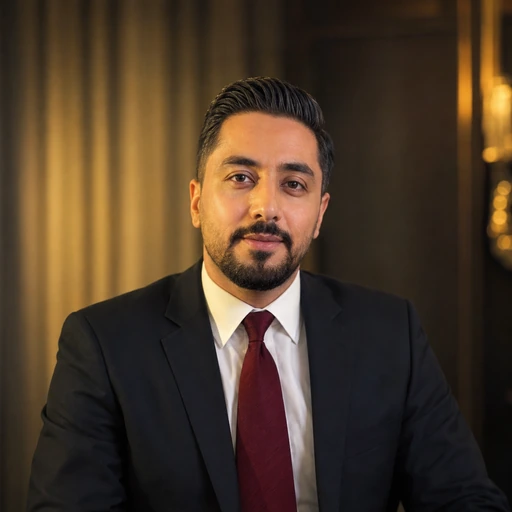
#> input picture assets/source/hero-portrait-source.webp, 512 x 512 px, found by its file name
$ python create-page-background-avatar.py
#> lines starting #> are read from the running program, lines starting #| are printed output that depends on the picture
#> in main, image is the input picture: PIL image 512x512 RGB; mean R, G, B 75.4, 57.6, 40.6
#!/usr/bin/env python3
"""Create the hero portrait with its opaque studio backdrop matched to --bg-primary."""
from collections import deque
from pathlib import Path
from PIL import Image, ImageFilter

SOURCE = Path('assets/source/hero-portrait-source.webp')
OUTPUT = Path('public/avatar-page-background.webp')
SOURCE_BACKGROUND = (15, 23, 43)
PAGE_BACKGROUND = (7, 16, 24)
BACKGROUND_DISTANCE = 16
FEATHER_RADIUS = 1.15
TARGET_SIZE = (512, 512)


def color_distance_squared(pixel):
    return sum((channel - reference) ** 2 for channel, reference in zip(pixel, SOURCE_BACKGROUND))


def is_background(pixel):
    return color_distance_squared(pixel) <= BACKGROUND_DISTANCE ** 2


def background_mask(image):
    width, height = image.size
#> width = 512; height = 512
    pixels = image.load()
    mask = Image.new('L', image.size, 0)
#> mask: PIL image 512x512 L; every value is 0
    mask_pixels = mask.load()
    if pixels is None or mask_pixels is None:
        raise RuntimeError('Could not access portrait pixels while compositing the hero asset')
    visited = bytearray(width * height)
    pending = deque()

    def enqueue(x, y):
        index = y * width + x
        if not visited[index] and is_background(pixels[x, y]):
            visited[index] = 1
            pending.append((x, y))

    for x in range(width):
        enqueue(x, 0)
        enqueue(x, height - 1)
    for y in range(height):
        enqueue(0, y)
        enqueue(width - 1, y)

    while pending:
        x, y = pending.popleft()
        mask_pixels[x, y] = 255
        for nx, ny in ((x - 1, y), (x + 1, y), (x, y - 1), (x, y + 1)):
            if 0 <= nx < width and 0 <= ny < height:
                enqueue(nx, ny)

    return mask.filter(ImageFilter.GaussianBlur(FEATHER_RADIUS))
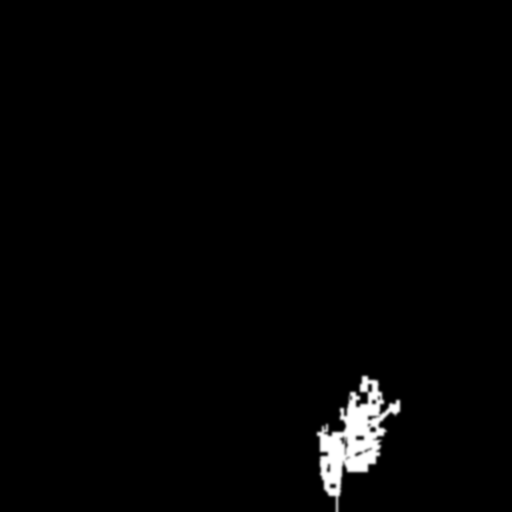
#> returned value: PIL image 512x512 L; min 0, max 255, mean 3.9


def main():
    image = Image.open(SOURCE).convert('RGB')
    mask = background_mask(image)
    page_background = Image.new('RGB', image.size, PAGE_BACKGROUND)
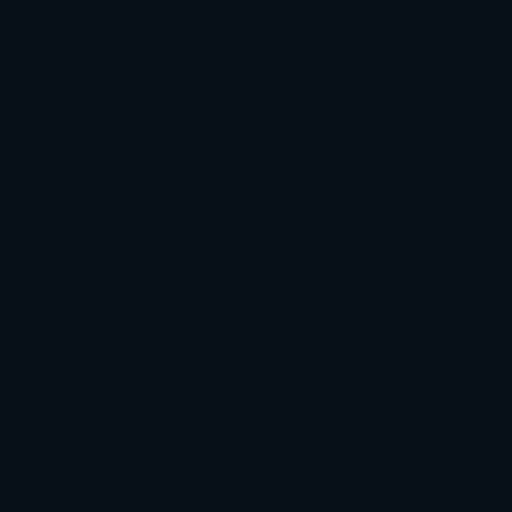
#> page_background: PIL image 512x512 RGB; mean R, G, B 7, 16, 24
    composited = Image.composite(page_background, image, mask)
    output = composited.resize(TARGET_SIZE, Image.Resampling.LANCZOS)

    # Preserve exact page-color corners even after resize/encoding.
    output_pixels = output.load()
    width, height = output.size
#> width = 512; height = 512
    for point in ((0, 0), (width - 1, 0), (0, height - 1), (width - 1, height - 1)):
        output_pixels[point[0], point[1]] = PAGE_BACKGROUND

    output.save(OUTPUT, 'WEBP', lossless=True, method=6)
    print(f'Wrote {OUTPUT} ({output.size[0]}x{output.size[1]})')
#| Wrote public/avatar-page-background.webp (512x512)


if __name__ == '__main__':
    main()
